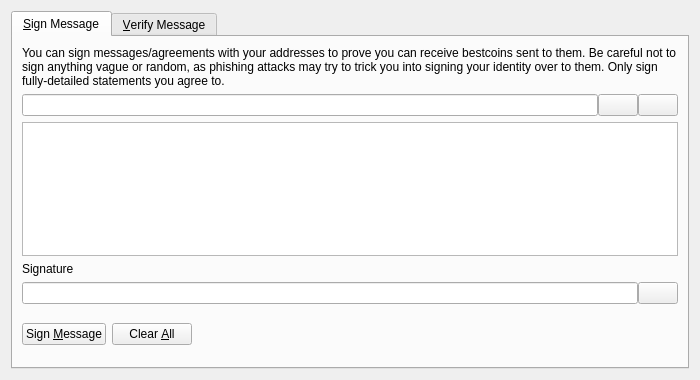
<?xml version="1.0" encoding="UTF-8"?>
<ui version="4.0">
 <class>SignVerifyMessageDialog</class>
 <widget class="QDialog" name="SignVerifyMessageDialog">
  <property name="geometry">
   <rect>
    <x>0</x>
    <y>0</y>
    <width>700</width>
    <height>380</height>
   </rect>
  </property>
  <property name="windowTitle">
   <string>Signatures - Sign / Verify a Message</string>
  </property>
  <property name="modal">
   <bool>true</bool>
  </property>
  <layout class="QVBoxLayout" name="verticalLayout">
   <item>
    <widget class="QTabWidget" name="tabWidget">
     <property name="currentIndex">
      <number>0</number>
     </property>
     <widget class="QWidget" name="tabSignMessage">
      <attribute name="title">
       <string>&amp;Sign Message</string>
      </attribute>
      <layout class="QVBoxLayout" name="verticalLayout_SM">
       <item>
        <widget class="QLabel" name="infoLabel_SM">
         <property name="text">
          <string>You can sign messages/agreements with your addresses to prove you can receive bestcoins sent to them. Be careful not to sign anything vague or random, as phishing attacks may try to trick you into signing your identity over to them. Only sign fully-detailed statements you agree to.</string>
         </property>
         <property name="textFormat">
          <enum>Qt::PlainText</enum>
         </property>
         <property name="wordWrap">
          <bool>true</bool>
         </property>
        </widget>
       </item>
       <item>
        <layout class="QHBoxLayout" name="horizontalLayout_1_SM">
         <property name="spacing">
          <number>0</number>
         </property>
         <item>
          <widget class="QValidatedLineEdit" name="addressIn_SM">
           <property name="toolTip">
            <string>The Bestcoin address to sign the message with</string>
           </property>
          </widget>
         </item>
         <item>
          <widget class="QPushButton" name="addressBookButton_SM">
           <property name="toolTip">
            <string>Choose previously used address</string>
           </property>
           <property name="text">
            <string/>
           </property>
           <property name="icon">
            <iconset resource="../bitcoin.qrc">
             <normaloff>:/icons/address-book</normaloff>:/icons/address-book</iconset>
           </property>
           <property name="shortcut">
            <string>Alt+A</string>
           </property>
           <property name="autoDefault">
            <bool>false</bool>
           </property>
          </widget>
         </item>
         <item>
          <widget class="QPushButton" name="pasteButton_SM">
           <property name="toolTip">
            <string>Paste address from clipboard</string>
           </property>
           <property name="text">
            <string/>
           </property>
           <property name="icon">
            <iconset resource="../bitcoin.qrc">
             <normaloff>:/icons/editpaste</normaloff>:/icons/editpaste</iconset>
           </property>
           <property name="shortcut">
            <string>Alt+P</string>
           </property>
           <property name="autoDefault">
            <bool>false</bool>
           </property>
          </widget>
         </item>
        </layout>
       </item>
       <item>
        <widget class="QPlainTextEdit" name="messageIn_SM">
         <property name="toolTip">
          <string>Enter the message you want to sign here</string>
         </property>
        </widget>
       </item>
       <item>
        <widget class="QLabel" name="signatureLabel_SM">
         <property name="text">
          <string>Signature</string>
         </property>
         <property name="textFormat">
          <enum>Qt::PlainText</enum>
         </property>
        </widget>
       </item>
       <item>
        <layout class="QHBoxLayout" name="horizontalLayout_2_SM">
         <property name="spacing">
          <number>0</number>
         </property>
         <item>
          <widget class="QLineEdit" name="signatureOut_SM">
           <property name="font">
            <font>
             <italic>true</italic>
            </font>
           </property>
           <property name="readOnly">
            <bool>true</bool>
           </property>
          </widget>
         </item>
         <item>
          <widget class="QPushButton" name="copySignatureButton_SM">
           <property name="toolTip">
            <string>Copy the current signature to the system clipboard</string>
           </property>
           <property name="text">
            <string/>
           </property>
           <property name="icon">
            <iconset resource="../bitcoin.qrc">
             <normaloff>:/icons/editcopy</normaloff>:/icons/editcopy</iconset>
           </property>
           <property name="autoDefault">
            <bool>false</bool>
           </property>
          </widget>
         </item>
        </layout>
       </item>
       <item>
        <layout class="QHBoxLayout" name="horizontalLayout_3_SM">
         <item>
          <widget class="QPushButton" name="signMessageButton_SM">
           <property name="toolTip">
            <string>Sign the message to prove you own this Bestcoin address</string>
           </property>
           <property name="text">
            <string>Sign &amp;Message</string>
           </property>
           <property name="icon">
            <iconset resource="../bitcoin.qrc">
             <normaloff>:/icons/edit</normaloff>:/icons/edit</iconset>
           </property>
           <property name="autoDefault">
            <bool>false</bool>
           </property>
          </widget>
         </item>
         <item>
          <widget class="QPushButton" name="clearButton_SM">
           <property name="toolTip">
            <string>Reset all sign message fields</string>
           </property>
           <property name="text">
            <string>Clear &amp;All</string>
           </property>
           <property name="icon">
            <iconset resource="../bitcoin.qrc">
             <normaloff>:/icons/remove</normaloff>:/icons/remove</iconset>
           </property>
           <property name="autoDefault">
            <bool>false</bool>
           </property>
          </widget>
         </item>
         <item>
          <spacer name="horizontalSpacer_1_SM">
           <property name="orientation">
            <enum>Qt::Horizontal</enum>
           </property>
           <property name="sizeHint" stdset="0">
            <size>
             <width>40</width>
             <height>48</height>
            </size>
           </property>
          </spacer>
         </item>
         <item>
          <widget class="QLabel" name="statusLabel_SM">
           <property name="font">
            <font>
             <weight>75</weight>
             <bold>true</bold>
            </font>
           </property>
           <property name="text">
            <string/>
           </property>
           <property name="wordWrap">
            <bool>true</bool>
           </property>
          </widget>
         </item>
         <item>
          <spacer name="horizontalSpacer_2_SM">
           <property name="orientation">
            <enum>Qt::Horizontal</enum>
           </property>
           <property name="sizeHint" stdset="0">
            <size>
             <width>40</width>
             <height>48</height>
            </size>
           </property>
          </spacer>
         </item>
        </layout>
       </item>
      </layout>
     </widget>
     <widget class="QWidget" name="tabVerifyMessage">
      <attribute name="title">
       <string>&amp;Verify Message</string>
      </attribute>
      <layout class="QVBoxLayout" name="verticalLayout_VM">
       <item>
        <widget class="QLabel" name="infoLabel_VM">
         <property name="text">
          <string>Enter the receiver's address, message (ensure you copy line breaks, spaces, tabs, etc. exactly) and signature below to verify the message. Be careful not to read more into the signature than what is in the signed message itself, to avoid being tricked by a man-in-the-middle attack. Note that this only proves the signing party receives with the address, it cannot prove sendership of any transaction!</string>
         </property>
         <property name="textFormat">
          <enum>Qt::PlainText</enum>
         </property>
         <property name="alignment">
          <set>Qt::AlignLeading|Qt::AlignLeft|Qt::AlignTop</set>
         </property>
         <property name="wordWrap">
          <bool>true</bool>
         </property>
        </widget>
       </item>
       <item>
        <layout class="QHBoxLayout" name="horizontalLayout_1_VM">
         <property name="spacing">
          <number>0</number>
         </property>
         <item>
          <widget class="QValidatedLineEdit" name="addressIn_VM">
           <property name="toolTip">
            <string>The Bestcoin address the message was signed with</string>
           </property>
          </widget>
         </item>
         <item>
          <widget class="QPushButton" name="addressBookButton_VM">
           <property name="toolTip">
            <string>Choose previously used address</string>
           </property>
           <property name="text">
            <string/>
           </property>
           <property name="icon">
            <iconset resource="../bitcoin.qrc">
             <normaloff>:/icons/address-book</normaloff>:/icons/address-book</iconset>
           </property>
           <property name="shortcut">
            <string>Alt+A</string>
           </property>
           <property name="autoDefault">
            <bool>false</bool>
           </property>
          </widget>
         </item>
        </layout>
       </item>
       <item>
        <widget class="QPlainTextEdit" name="messageIn_VM"/>
       </item>
       <item>
        <widget class="QValidatedLineEdit" name="signatureIn_VM"/>
       </item>
       <item>
        <layout class="QHBoxLayout" name="horizontalLayout_2_VM">
         <item>
          <widget class="QPushButton" name="verifyMessageButton_VM">
           <property name="toolTip">
            <string>Verify the message to ensure it was signed with the specified Bestcoin address</string>
           </property>
           <property name="text">
            <string>Verify &amp;Message</string>
           </property>
           <property name="icon">
            <iconset resource="../bitcoin.qrc">
             <normaloff>:/icons/transaction_0</normaloff>:/icons/transaction_0</iconset>
           </property>
           <property name="autoDefault">
            <bool>false</bool>
           </property>
          </widget>
         </item>
         <item>
          <widget class="QPushButton" name="clearButton_VM">
           <property name="toolTip">
            <string>Reset all verify message fields</string>
           </property>
           <property name="text">
            <string>Clear &amp;All</string>
           </property>
           <property name="icon">
            <iconset resource="../bitcoin.qrc">
             <normaloff>:/icons/remove</normaloff>:/icons/remove</iconset>
           </property>
           <property name="autoDefault">
            <bool>false</bool>
           </property>
          </widget>
         </item>
         <item>
          <spacer name="horizontalSpacer_1_VM">
           <property name="orientation">
            <enum>Qt::Horizontal</enum>
           </property>
           <property name="sizeHint" stdset="0">
            <size>
             <width>40</width>
             <height>48</height>
            </size>
           </property>
          </spacer>
         </item>
         <item>
          <widget class="QLabel" name="statusLabel_VM">
           <property name="font">
            <font>
             <weight>75</weight>
             <bold>true</bold>
            </font>
           </property>
           <property name="text">
            <string/>
           </property>
           <property name="wordWrap">
            <bool>true</bool>
           </property>
          </widget>
         </item>
         <item>
          <spacer name="horizontalSpacer_2_VM">
           <property name="orientation">
            <enum>Qt::Horizontal</enum>
           </property>
           <property name="sizeHint" stdset="0">
            <size>
             <width>40</width>
             <height>48</height>
            </size>
           </property>
          </spacer>
         </item>
        </layout>
       </item>
      </layout>
     </widget>
    </widget>
   </item>
  </layout>
 </widget>
 <customwidgets>
  <customwidget>
   <class>QValidatedLineEdit</class>
   <extends>QLineEdit</extends>
   <header>qvalidatedlineedit.h</header>
  </customwidget>
 </customwidgets>
 <resources>
  <include location="../bitcoin.qrc"/>
 </resources>
 <connections/>
</ui>
